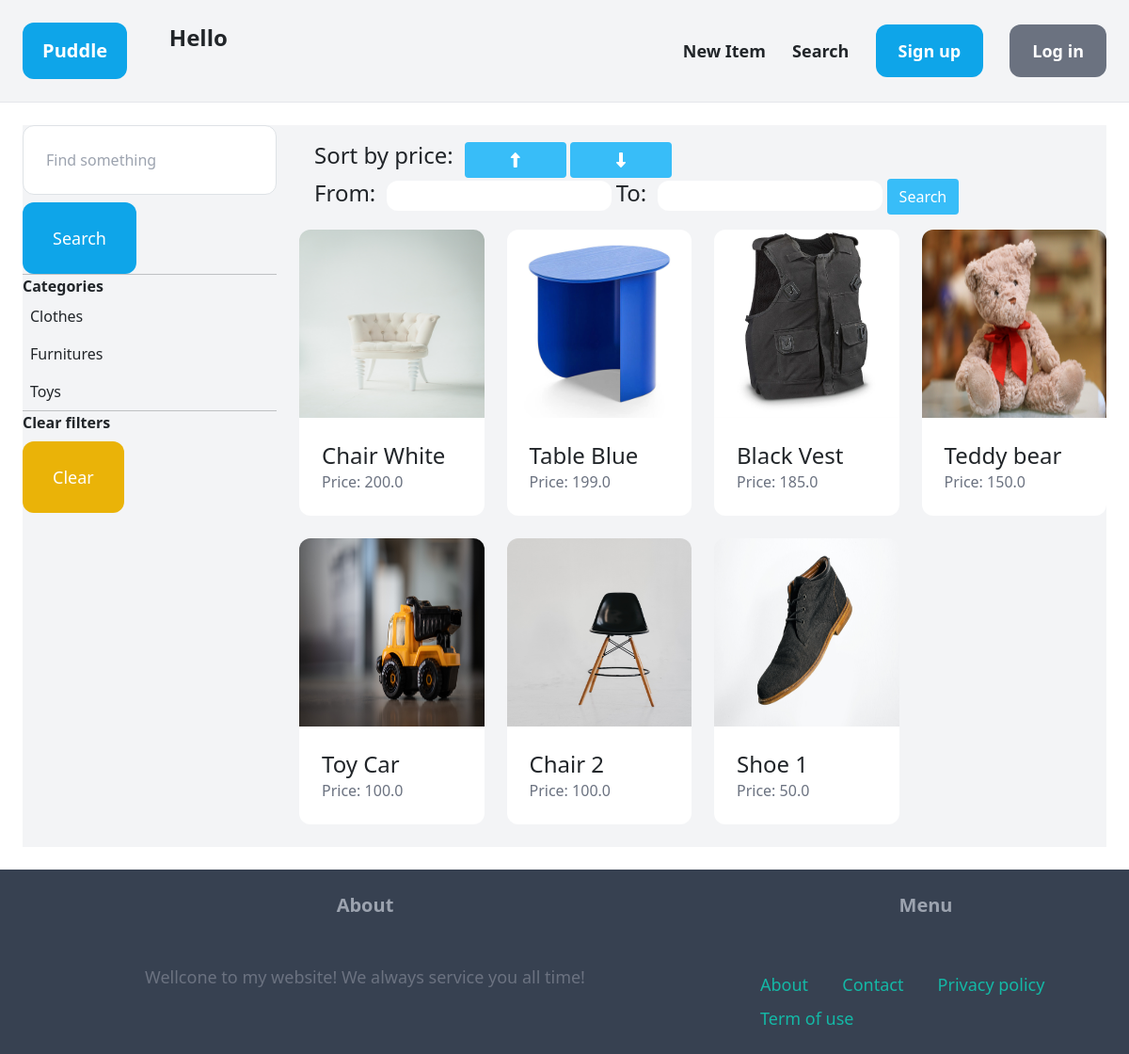
The app's page /items/ with its own data.
### item/models.py (models this page shows, shortened)
class Category(models.Model):
    name = models.CharField(max_length=255)
    class Meta:
        ordering = ('name',) # Sắp xếp theo tên
        verbose_name_plural = 'Categories' # Thay đổi lại tên hiển thị trong adminpage

class Item(models.Model):
    category = models.ForeignKey(Category, related_name='items' ,on_delete=models.CASCADE)
    name = models.CharField(max_length=255)
    description = models.TextField(blank=True , null=True)
    price = models.FloatField()
    is_sold = models.BooleanField(default=False)
    image = models.ImageField(upload_to='items_image', blank=True,null=True)
    created_by = models.ForeignKey(User , related_name='items',on_delete=models.CASCADE)
    created_at = models.DateTimeField(auto_now_add=True)

### item/views.py (the view)
# urls.py: path('' , views.items , name = 'items'),
def items(request):
    query = request.GET.get('query', '')
    categories = Category.objects.all()
    items = Item.objects.filter(is_sold=False)
    category_id = request.GET.get('category' , 0)
    sort_by = request.GET.get('sort_by','')
    from_price = request.GET.get('from_price', '')
    to_price = request.GET.get('to_price' , '')
    if from_price == '':
        from_price = 0
    if to_price == '':
        to_price = 100000000000
    if category_id != 0:
        items = items.filter(category_id=category_id)
        items = items.filter(price__gte=from_price , price__lte=to_price , category_id=category_id)
    else:
        items = items.filter(price__gte=from_price , price__lte=to_price)
    if query:
        items = items.filter(Q(name__icontains=query) | Q(description__icontains=query))
    if (sort_by == 'asc'):
        items = sorted(items , key=lambda item: item.price)
    else:
        items = sorted(items, key=lambda item: item.price , reverse=True)
    return render(request, 'item/items.html', {
        'items': items,
        'query': query,
        'categories': categories,
        'category_id': int(category_id),
        'sort_by' :sort_by,
        'from_price': from_price,
        'to_price': to_price,
    })

### item/templates/item/items.html (shortened to what this page needs)
{% extends "core/base.html" %}
{% block content %}
    <div class="pb-6 grid grid-cols-4 gap-4 bg-gray-100">
        <div class="col-span-1">
            <form method = "get" action="{% url 'item:items' %}">
                <input name="query" class="w-full py-4 px-6 rounded-xl border" type ="text" value ="{{query}}" placeholder="Find something">
                <button class="mt-2 py-4 px-8 text-lg bg-sky-500 text-white rounded-xl">Search</button>
            </form>
            <hr calss="my-6">
            <p class="font-semibold">Categories</p>
            <ul>
                {% for category in categories %}
                    <li class="py-2 px-2 rounded-xl{% if category.id == category_id %} bg-gray-200{% endif %}">
                        <a href="{% url 'item:items' %}?query={{ query }}&category={{ category.id }}&from_price={{from_price}}&to_price={{to_price}}">{{ category.name }}</a>
                    </li>
                {% endfor %}
            </ul>
            <hr calss="my-6">
            <p class="font-semibold">Clear filters</p>
            <ul>
                <li><a href="{% url 'item:items' %}" class="mt-2 py-4 px-8 inline-block bg-yellow-500 text-lg rounded-xl text-white">Clear</a></li>
            </ul>
        </div>
        <div class="col-span-3">
            <div class="p-3 ">
                <ul style="list-style-type: none;">
                    <li class="d-inline-block">
                        <p class="d-inline-block text-2xl mr-2">Sort by price: </p>
                        <div class="d-inline-block"><a href="{% url 'item:items' %}?query={{ query }}&sort_by=asc&from_price={{from_price}}&to_price={{to_price}}&category={{category_id}}" class="btn bg-sky-400 text-white px-5"><i class="fa-solid fa-up-long"></i></a></div>
                        <div class="d-inline-block"><a href="{% url 'item:items' %}?query={{ query }}&sort_by=desc&from_price={{from_price}}&to_price={{to_price}}&category={{category_id}}" class="btn bg-sky-400 text-white px-5"><i class="fa-solid fa-down-long"></i></a></div>
                    </li>
                    <li class="d-inline-block">
                        <form id="search-form" action="">
                            <label class="d-inline-block text-2xl mr-2">From: </label>
                            <div class="d-inline-block"><input class="d-block p-1 rounded-xl" type="number" name="from_price" id="from_price"></div>
                            <label class="d-inline-block text-2xl mr-2">To: </label>
                            <div class="d-inline-block"><input class="d-block p-1 rounded-xl" type="number" name="to_price" id="to_price"></div>
                            <button type="submit" class="btn bg-sky-400 text-white">Search</button>
                        </form>
                    </li>
                </ul>
            </div>
            <div class="grid grid-cols-4 gap-4" id="content">
                {% for item in items %}
                    <div>
                        <a href="{% url 'item:detail' item.id %}">
                            <div>
                                <img src='{{ item.image.url }}' class="rounded-t-xl" style="height: 200px; width: 100%;">
                            </div>
                            <div class="p-6 bg-white rounded-b-xl">
                                <h2 class="text-2xl">{{ item.name }}</h2>
                                <p class="text-gray-500">Price: {{ item.price }}</p>
                            </div>
                        </a>
                    </div>
                {%endfor%}
            </div>
        </div>
    </div>
{% endblock%}

### records on screen
Category: name "Clothes"
Category: name "Furnitures"
Category: name "Toys"
Item: image (picture), name "Chair White", price "200.0"
Item: image (picture), name "Table Blue", price "199.0"
Item: image (picture), name "Black Vest", price "185.0"
Item: image (picture), name "Teddy bear", price "150.0"
Item: image (picture), name "Toy Car", price "100.0"
Item: image (picture), name "Chair 2", price "100.0"
Item: image (picture), name "Shoe 1", price "50.0"
